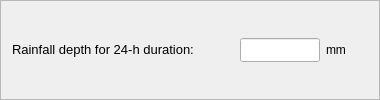
                 <widget class="QFrame" name="frame_8">
                  <property name="frameShape">
                   <enum>QFrame::StyledPanel</enum>
                  </property>
                  <property name="frameShadow">
                   <enum>QFrame::Raised</enum>
                  </property>
                  <layout class="QGridLayout" name="gridLayout_13">
                   <item row="0" column="0">
                    <layout class="QGridLayout" name="gridLayout_43">
                     <item row="0" column="1">
                      <layout class="QGridLayout" name="gridLayout_42">
                       <item row="0" column="0">
                        <spacer name="horizontalSpacer_6">
                         <property name="orientation">
                          <enum>Qt::Horizontal</enum>
                         </property>
                         <property name="sizeHint" stdset="0">
                          <size>
                           <width>40</width>
                           <height>20</height>
                          </size>
                         </property>
                        </spacer>
                       </item>
                       <item row="0" column="1">
                        <widget class="QLineEdit" name="le_11_pg2">
                         <property name="minimumSize">
                          <size>
                           <width>80</width>
                           <height>24</height>
                          </size>
                         </property>
                         <property name="maximumSize">
                          <size>
                           <width>80</width>
                           <height>24</height>
                          </size>
                         </property>
                         <property name="clearButtonEnabled">
                          <bool>true</bool>
                         </property>
                        </widget>
                       </item>
                       <item row="0" column="2">
                        <widget class="QLabel" name="label_45">
                         <property name="text">
                          <string>mm</string>
                         </property>
                        </widget>
                       </item>
                       <item row="0" column="3">
                        <widget class="QLabel" name="label_44">
                         <property name="sizePolicy">
                          <sizepolicy hsizetype="Preferred" vsizetype="Preferred">
                           <horstretch>0</horstretch>
                           <verstretch>0</verstretch>
                          </sizepolicy>
                         </property>
                         <property name="minimumSize">
                          <size>
                           <width>16</width>
                           <height>16</height>
                          </size>
                         </property>
                         <property name="maximumSize">
                          <size>
                           <width>16</width>
                           <height>16</height>
                          </size>
                         </property>
                         <property name="toolTip">
                          <string>&lt;html&gt;&lt;head/&gt;&lt;body&gt;&lt;p&gt;Add the value of the rainfall depth for a 24-hour duration with a 2-year return period (mm).&lt;/p&gt;&lt;/body&gt;&lt;/html&gt;</string>
                         </property>
                         <property name="text">
                          <string/>
                         </property>
                         <property name="pixmap">
                          <pixmap resource="resources.qrc">:/plugins/hidroPixel/icons/icons/info(2).png</pixmap>
                         </property>
                         <property name="scaledContents">
                          <bool>true</bool>
                         </property>
                        </widget>
                       </item>
                      </layout>
                     </item>
                     <item row="0" column="0">
                      <widget class="QLabel" name="label_43">
                       <property name="text">
                        <string>&lt;html&gt;&lt;head/&gt;&lt;body&gt;&lt;p align=&quot;justify&quot;&gt;&lt;span style=&quot; font-size:10pt;&quot;&gt;Rainfall depth for 24-h duration:&lt;/span&gt;&lt;/p&gt;&lt;/body&gt;&lt;/html&gt;</string>
                       </property>
                      </widget>
                     </item>
                    </layout>
                   </item>
                  </layout>
                 </widget>
